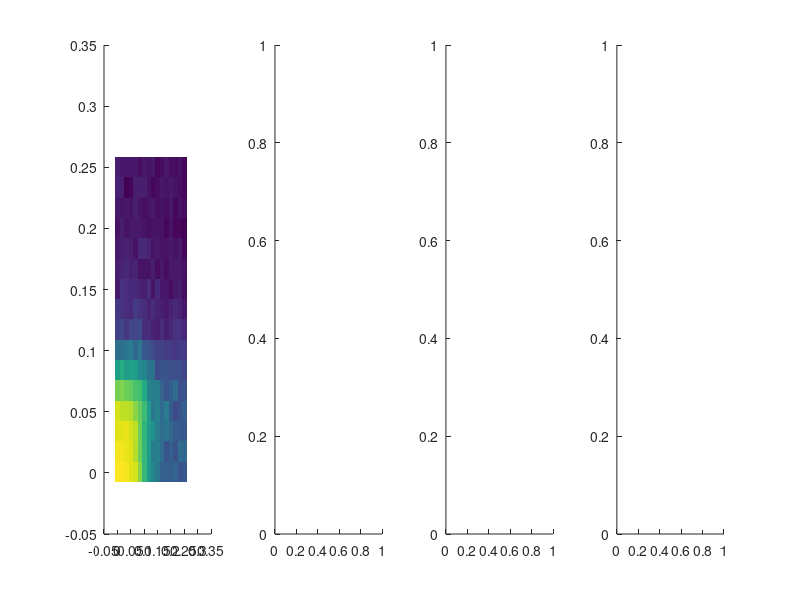

This figure's MATLAB source: (Note: this script raises an error after producing the figure.)
% Load modelling results
load('./Results/Schaeffer214-Model/CTRL_block_var_noise_16x16_evals_ctrl.mat')


figure_handle = figure;

% 
for kk=1:4
    ax(kk) = subplot(1, 4, kk);
    hold(ax(kk), 'on')
end


% Get axis data and square to get variance info
% Variance in the hubs
vsh = unique(VSH).^2;
% Variance in the periphery
vsp = unique(VSP).^2;

title_str = {'connections: all', 'connections: h-h', 'connections: feeder', 'connections: p-p'};

% Get results for all type of connections
% All connections
r(1).map = reshape(median(r_ctrl_esc_afc.all_edges), size(VSH));
% Hub-Hub connections
r(2).map = reshape(median(r_ctrl_esc_afc.hub_edges), size(VSH));
% Feeder
r(3).map = reshape(median(r_ctrl_esc_afc.feed_edges), size(VSH));
% Periphery
r(4).map = reshape(median(r_ctrl_esc_afc.periphery_edges), size(VSH));

min_r_val = [];
max_r_val = [];

for kk=1:4
    min_r_val = [min_r_val min(r(kk).map)];
    max_r_val = [max_r_val max(r(kk).map)];
end

min_r_val = min(min_r_val);
max_r_val = max(max_r_val);


for kk=1:4
    ih(kk) = imagesc(ax(kk), vsh, vsp, r(kk).map);
    set(ax(kk), 'YDir', 'Normal')
    ax(kk).XLim = [min(vsh(:)) max(vsh(:))];
    ax(kk).YLim = [min(vsp(:)) max(vsp(:))];
    caxis(ax(kk), [0.2 0.95])
    axis(ax(kk), 'square')
    ax(kk).Title.String = title_str{kk};
    ax(kk).XLabel.String = 'Var[\sigma_H]';
    ax(kk).YLabel.String = 'Var[\sigma_P]';
    ch(kk) = colorbar(ax(kk));
    ch(kk).Location = 'SouthOutside';
    ch(kk).LineWidth = 1.5;    
end

% Plot identity line
line_color = {'k', 'w', 'k', 'w'};
for kk=1:4
    plot(ax(kk), vsh, vsp, 'color', line_color{kk}, 'linestyle', '-')
end

%% Plot the results for feeder locations
figure_handle_feeder = figure;
ax_f = subplot(1,1,1);

ih(5) = imagesc(ax_f, vsh, vsp, r(3).map);
set(ax_f, 'YDir', 'Normal')
ax_f.XLim = [min(vsh(:)) max(vsh(:))];
ax_f.YLim = [min(vsp(:)) max(vsp(:))];
caxis(ax_f, [0.2 0.95])
ax_f.Title.String = title_str{3};
ax_f.XLabel.String = 'Var[\sigma_H]';
ax_f.YLabel.String = 'Var[\sigma_P]';
axis square
hold(ax_f, 'on')
plot(ax_f, vsh, vsp, 'k')
ch_f = colorbar;
